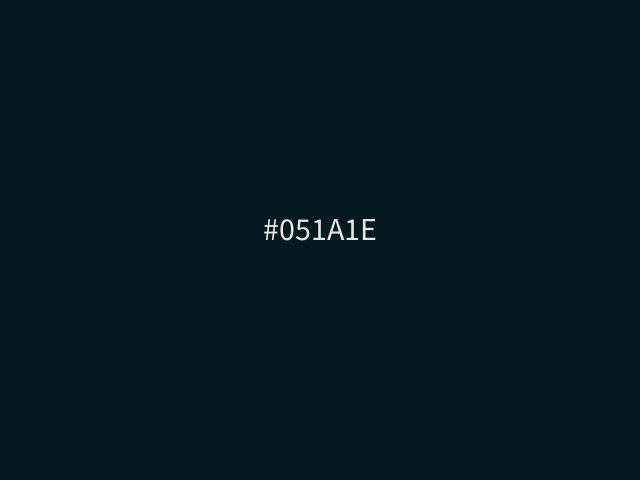
Frame 1 (no input)
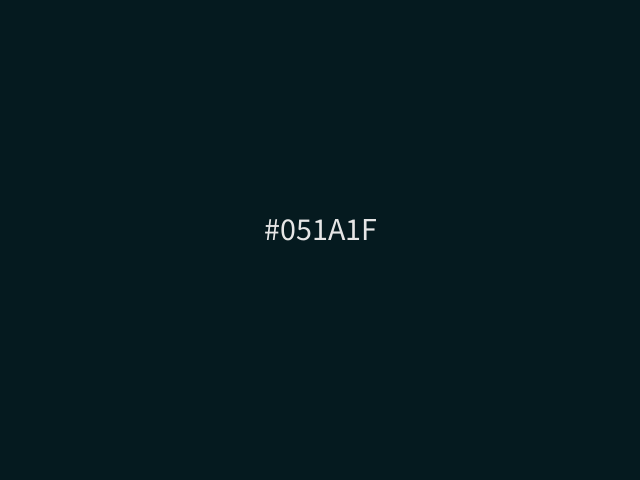
Frame 60 (the mouse pressed at the canvas centre just before this capture)
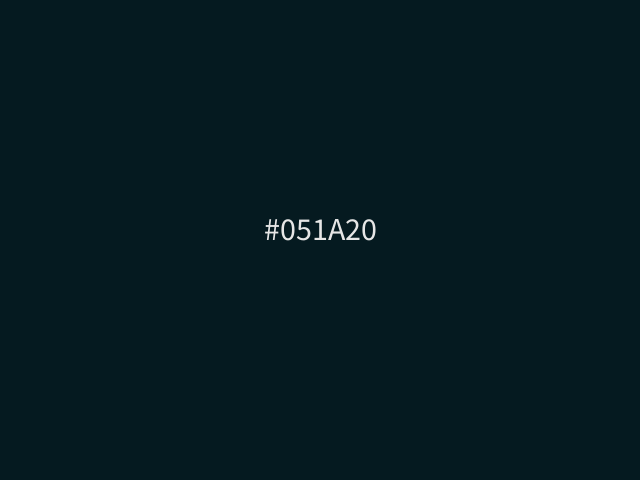
Frame 120 (the mouse held since frame 60 and released just before this capture)

The Processing sketch that drew these frames (run headless with seeded random() and noise(); from frame 60 on, the mouse is pressed at the canvas centre):

// Processing sketch: minimalist_hex_clock
// ── minimalist_hex_clock.pde
/*

Your challenge is to create a clock that displays the time as a hex number, and the background color as the hex color code of the time.

Requirements: No input. In the center of your output you should display the number sign and the current time in 24 hour format as "#hhmmss".
The program should update to the current time at least once every second.
The text must be centered and white (or a light color that stands out).
The background should be entirely the color of the hex code. Shortest code wins, but creative answers are encouraged.

Live example. Idea from r/InternetIsBeautiful.
http://www.jacopocolo.com/hexclock/

*/

void setup() {
  size(640, 480);
  textSize(32);
}

void draw() {
  int r = hour();
  int g = minute();
  int b = second();
  background(r, g, b);
  
  fill(230, 230, 230);
  textAlign(CENTER);
  text(String.format("#%02X%02X%02X", r, g, b), width/2, height/2);
}
